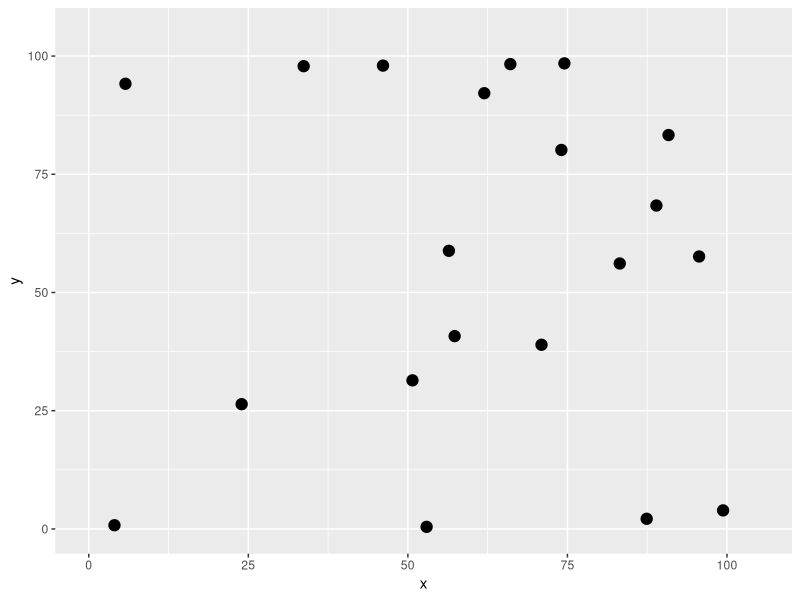
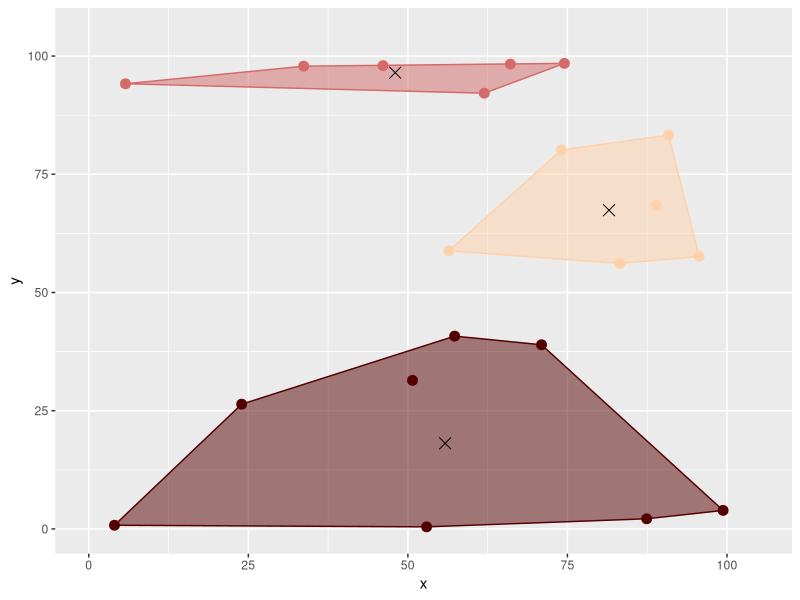

R code for these plots, in order:
## ---- chunk 1
knitr::opts_chunk$set(echo = FALSE, fig.width = 6, fig.height = 3)

library(ggplot2);
library(plyr);
## ---- chunk 2
qtyPoints <- 20;
dfData <- data.frame( x = runif(qtyPoints, min = 0, max = 100), 
                    y = runif(qtyPoints, min = 0, max = 100));

myPlot <- ggplot(mapping = aes(x = x, y = y));
myPlot <- myPlot + geom_point(dfData, size = 3.5, mapping = aes());

# Setting axis limits
myPlot <-  myPlot +
  theme(legend.position = "none") +
  xlim(0, 105) +
  ylim(0, 105);

myPlot;
## ---- chunk 3
qtyClusters <- 3

objCluster <- kmeans(dfData, centers = qtyClusters)

colors <- c("#550000", "#D46A6A",
              "#FFD1AA", "#804515",
              "#116611", "#88CC88",
              "#003333", "#407F7F",
              "#D4D369", "#555500");

myPlot <- ggplot(mapping = aes(x = x, y = y));

# Setting points
myPlot <- myPlot + geom_point(dfData, size = 3, mapping = aes(color = as.factor(objCluster$cluster))) +
        scale_colour_manual(values = colors[1:qtyClusters]);

dfData$cluster <- objCluster$cluster;

# Calculating areas
fncFindHull <- function(dfTemp) dfTemp[chull(dfTemp$x, dfTemp$y), ];
hulls <- ddply(dfData, "cluster", fncFindHull);

# Plotting areas.
myPlot <- myPlot + geom_polygon(data = hulls, alpha = 0.5, aes(colour = as.factor(cluster), fill = as.factor(cluster))) + 
  scale_fill_manual(values = colors[1:qtyClusters]);

# Plotting centers
myPlot <- myPlot + geom_point(data.frame(objCluster$centers), shape = 4, size = 3.5, mapping = aes());

# Setting axis limits
myPlot <-  myPlot +
      theme(legend.position = "none") +
      xlim(0, 105) +
      ylim(0, 105);

myPlot;

